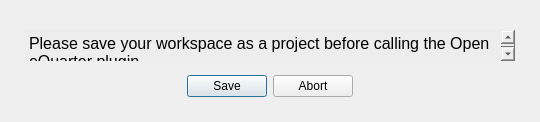
<?xml version="1.0" encoding="UTF-8"?>
<ui version="4.0">
 <class>ProjectDoesNotExist_dialog</class>
 <widget class="QDialog" name="ProjectDoesNotExist_dialog">
  <property name="geometry">
   <rect>
    <x>0</x>
    <y>0</y>
    <width>540</width>
    <height>122</height>
   </rect>
  </property>
  <property name="windowTitle">
   <string>No project found</string>
  </property>
  <widget class="QDialogButtonBox" name="buttonBox">
   <property name="geometry">
    <rect>
     <x>175</x>
     <y>70</y>
     <width>190</width>
     <height>32</height>
    </rect>
   </property>
   <property name="orientation">
    <enum>Qt::Horizontal</enum>
   </property>
   <property name="standardButtons">
    <set>QDialogButtonBox::Abort|QDialogButtonBox::Save</set>
   </property>
   <property name="centerButtons">
    <bool>true</bool>
   </property>
  </widget>
  <widget class="QTextBrowser" name="textBrowser">
   <property name="geometry">
    <rect>
     <x>25</x>
     <y>30</y>
     <width>490</width>
     <height>31</height>
    </rect>
   </property>
   <property name="autoFillBackground">
    <bool>false</bool>
   </property>
   <property name="styleSheet">
    <string notr="true">background-color: rgb(237,237,237);</string>
   </property>
   <property name="frameShape">
    <enum>QFrame::NoFrame</enum>
   </property>
   <property name="frameShadow">
    <enum>QFrame::Plain</enum>
   </property>
   <property name="lineWidth">
    <number>0</number>
   </property>
   <property name="html">
    <string>&lt;!DOCTYPE HTML PUBLIC &quot;-//W3C//DTD HTML 4.0//EN&quot; &quot;http://www.w3.org/TR/REC-html40/strict.dtd&quot;&gt;
&lt;html&gt;&lt;head&gt;&lt;meta name=&quot;qrichtext&quot; content=&quot;1&quot; /&gt;&lt;style type=&quot;text/css&quot;&gt;
p, li { white-space: pre-wrap; }
&lt;/style&gt;&lt;/head&gt;&lt;body style=&quot; font-family:'Lucida Grande'; font-size:13pt; font-weight:400; font-style:normal;&quot;&gt;
&lt;p style=&quot; margin-top:0px; margin-bottom:0px; margin-left:0px; margin-right:0px; -qt-block-indent:0; text-indent:0px;&quot;&gt;&lt;span style=&quot; font-size:12pt;&quot;&gt;Please save your workspace as a project before calling the Open eQuarter plugin.&lt;/span&gt;&lt;/p&gt;&lt;/body&gt;&lt;/html&gt;</string>
   </property>
  </widget>
 </widget>
 <resources/>
 <connections>
  <connection>
   <sender>buttonBox</sender>
   <signal>accepted()</signal>
   <receiver>ProjectDoesNotExist_dialog</receiver>
   <slot>accept()</slot>
   <hints>
    <hint type="sourcelabel">
     <x>248</x>
     <y>254</y>
    </hint>
    <hint type="destinationlabel">
     <x>157</x>
     <y>274</y>
    </hint>
   </hints>
  </connection>
  <connection>
   <sender>buttonBox</sender>
   <signal>rejected()</signal>
   <receiver>ProjectDoesNotExist_dialog</receiver>
   <slot>reject()</slot>
   <hints>
    <hint type="sourcelabel">
     <x>316</x>
     <y>260</y>
    </hint>
    <hint type="destinationlabel">
     <x>286</x>
     <y>274</y>
    </hint>
   </hints>
  </connection>
 </connections>
</ui>
